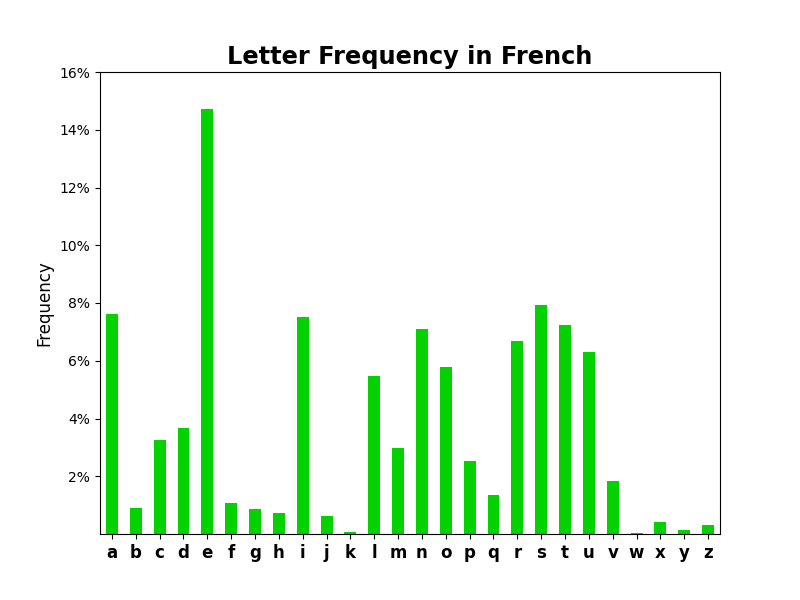

This chart was generated by the following Python code:
import pandas as pd
import matplotlib.pyplot as plt

file = open("C:\\Users\\Yanga\\Datasets\\letter_frequency_latin.xlsx", "rb")
df = pd.read_excel(file)

df.set_index("Letter", inplace=True)

df_eng = df["English"]
df_fre = df["French"]
df_spa = df["Spanish"]
df_ger = df["German"]


plt.figure(figsize=(8,6))
df_fre.plot(kind="bar", color="#03d100")

plt.title("Letter Frequency in French", fontsize="xx-large", weight="bold")
plt.xticks(rotation="horizontal", fontsize="large", weight="bold")
plt.yticks([0.02, 0.04, 0.06, 0.08, 0.10, 0.12, 0.14, 0.16],
           ["2%", "4%", "6%", "8%", "10%", "12%", "14%", "16%"])
plt.xlabel("")
plt.ylabel("Frequency", fontsize="large")

plt.show()
